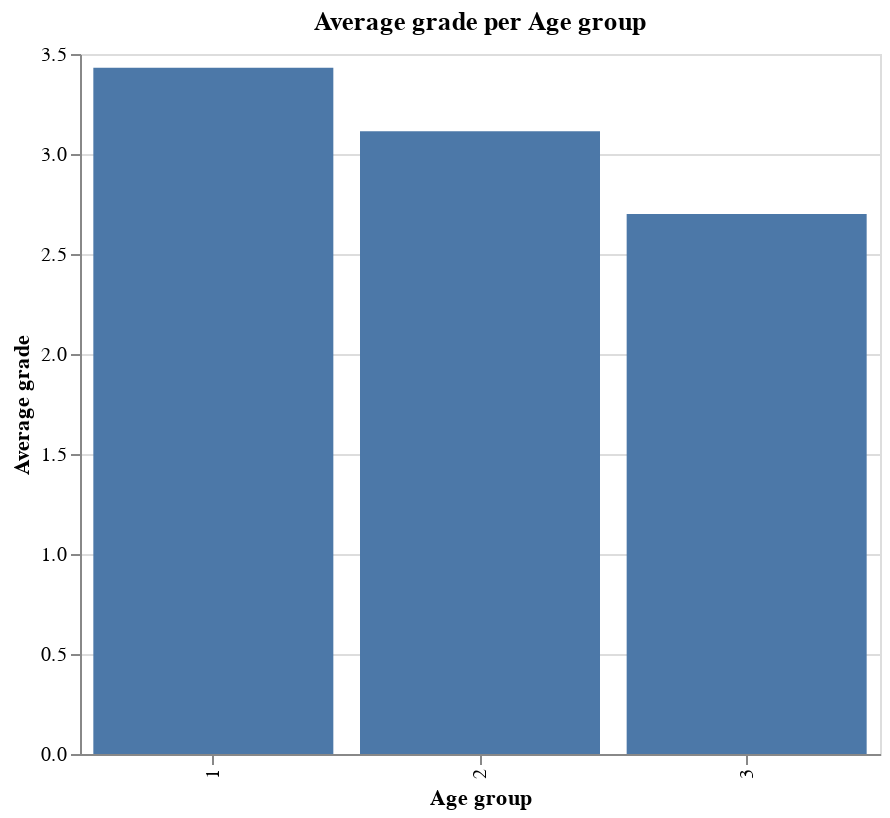

The code cell stored with this chart in its notebook:
### Markdown cell above
Majority of students are under 26

### Code cell
#Plot bar chart
alt.Chart(df).mark_bar().encode(
    x=alt.X('age:O',title = 'Age group'),
    y=alt.Y('mean(grade):Q', title='Average grade')
).properties(
    title = 'Average grade per Age group ',
    height=350,
    width=400
)

### Figure 1 — Vega-Lite specification as saved in the notebook (floating-point values rounded to 4 significant figures; data arrays with more than 128 entries replaced by an {"elided": "..."} marker saying what was removed)
{"config": {"view": {"continuousWidth": 300, "continuousHeight": 300}}, "data": {"name": "data-5ceab476ce11912bf4aa49f6c0545437"}, "mark": {"type": "bar"}, "encoding": {"x": {"field": "age", "title": "Age group", "type": "ordinal"}, "y": {"aggregate": "mean", "field": "grade", "title": "Average grade", "type": "quantitative"}}, "height": 350, "title": "Average grade per Age group ", "width": 400, "$schema": "https://vega.github.io/schema/vega-lite/v5.8.0.json", "datasets": {"data-5ceab476ce11912bf4aa49f6c0545437": {"elided": "145 records"}}}
